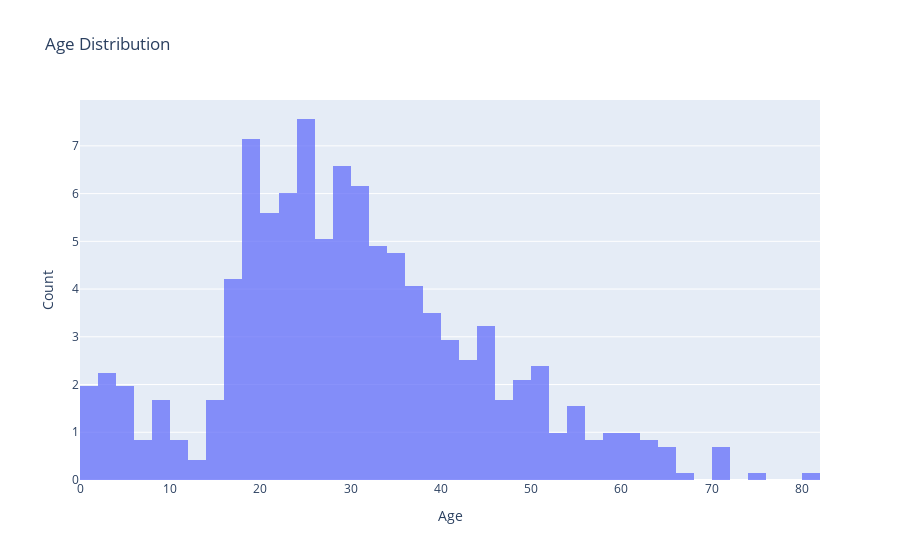

Source (notebook cell):
### Code cell
#data defining
trace = go.Histogram(x=titanic['Age'],opacity=0.75, name = "Age", histnorm='percent')
data = [trace]
# data layout
layout = go.Layout(title="Age Distribution",xaxis=dict(title='Age'),
                   yaxis=dict( title='Count'),)
fig = go.Figure(data=data, layout=layout)
fig.show()

### Figure 1 — Plotly figure (JSON) as saved in the notebook; plotly's stock layout.template omitted (floating-point values rounded to 4 significant figures; data arrays with more than 128 entries replaced by an {"elided": "..."} marker saying what was removed)
{"data": [{"histnorm": "percent", "name": "Age", "opacity": 0.75, "type": "histogram", "x": {"elided": "891 float values"}}], "layout": {"title": {"text": "Age Distribution"}, "xaxis": {"title": {"text": "Age"}}, "yaxis": {"title": {"text": "Count"}}}}
